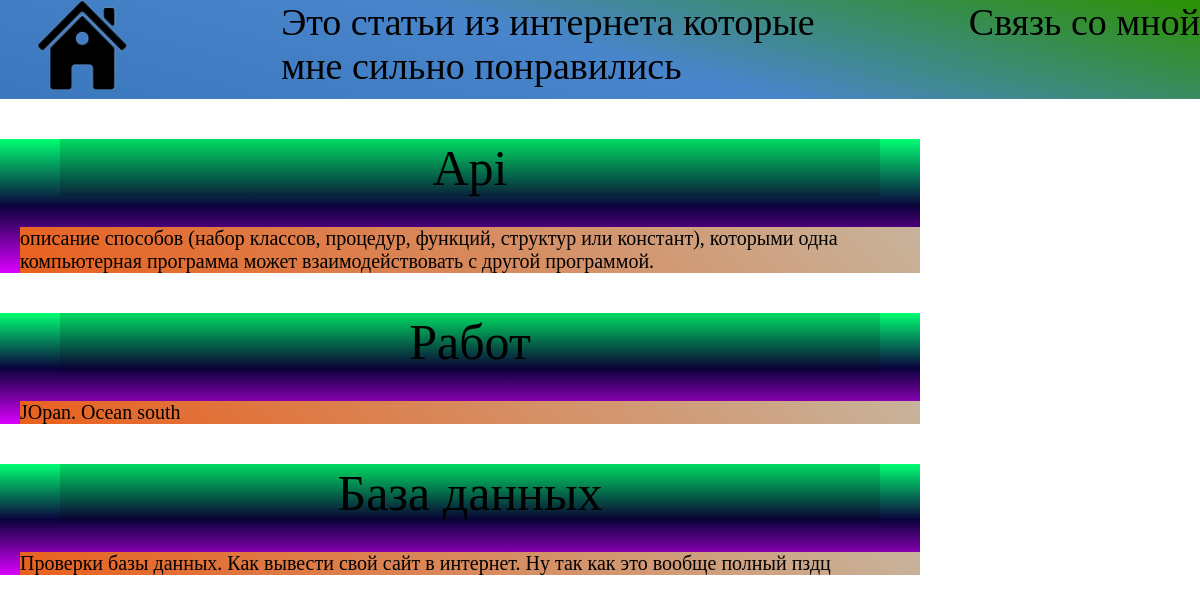
The page /articles/ on the database as committed earlier.
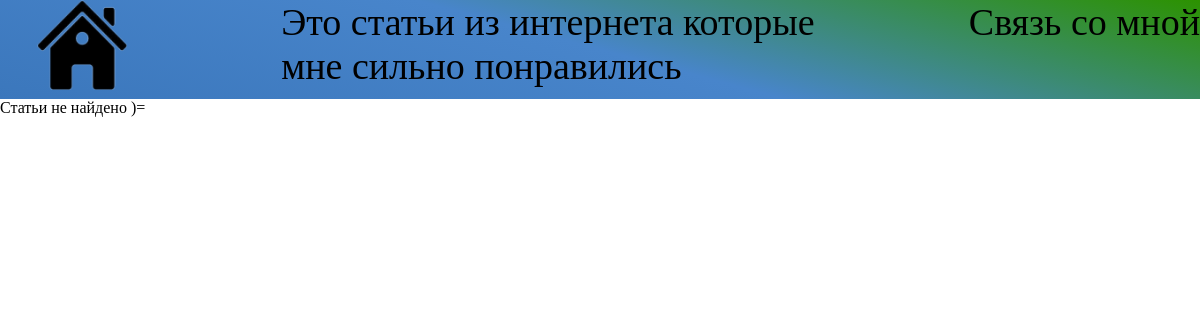
The same page on the database as committed later.
### Sport/apps/articles/models.py (models this page shows, shortened)
class Article(models.Model):
	article_title = models.CharField('Название статьи', max_length = 200)
	article_text = models.TextField('Текст статьи')
	pub_date = models.DateTimeField('Data')
	class Meta:
		verbose_name = 'Статья'
		verbose_name_plural = 'Статьи'

### Sport/apps/articles/views.py (the view)
# urls.py: path('',views.index, name='index'),
def index(request):
	latest_articles_list = Article.objects.order_by('-pub_date')[:5]
	return render(request, 'articles/list.html', {'latest_articles_list': latest_articles_list})

### Sport/templates/articles/list.html (shortened to what this page needs)
{% extends 'base.html' %}
{% block content %}
	{% if latest_articles_list %}
		{% for a in latest_articles_list %}
			<section class="articles-container">
				<div class="name-article">
					<a href="{% url 'articles:detail' a.id %}">{{a.article_title}}</a>
				</div>
				<div class="text-article">
					<p>{{a.article_text}}</p>
				</div>
			</section>
		{% endfor %}
	{% else %}
		Статьи не найдено )=
	{% endif %}
{% endblock %}

### Sport/templates/base.html (shortened to what this page needs)
{% load static %}
<!DOCTYPE html>
<html lang ="en">
<head>
	<link rel="stylesheet" href="{% static 'css/base.css' %}">
</head>
<body>
	<head>
		<div class="head-container">
			<nav role=navigation>
				<ul class="head-navigation">
					<li><a href="/"><img src="{% static 'img/home.png' %}" alt=""></a></li>
					<li><p>Это статьи из интернета которые<br> мне сильно понравились</p>
					</li>
					<li><a href="https://vk.com/id195668922">Связь со мной</a></li>
				</ul>
			</nav>
		</div>
	</head>
	{% block content %}{% endblock %}
</body>
</html>

### static/css/base.css (style rules this page uses)
* { margin: 0; padding: 0; }
body { font-family: 'Mansalva', cursive; background: url(images/base-body-bacground.jpg) cover; background-repeat: round; }
li { list-style: none; display: flex; }
a { text-decoration: none; color: #000; }
.head-navigation img { margin-left: 37px; width: 90px; height: 90px; }
.head-navigation { display: flex; justify-content: space-between; font-size: 38px; background: linear-gradient(15deg, #3b77bc, #4885cb, #2c9200); width: 100%; color: #000; }

Rows that differ between the two databases and show on the page:
removed Article: article_title "Api", article_text "описание способов (набор классов, процедур, функций, структур или констант), которыми одна компьютерная программа может взаимодействовать с другой программой."
removed Article: article_title "Работ", article_text "JOpan. Ocean south"
removed Article: article_title "База данных", article_text "Проверки базы данных. Как вывести свой сайт в интернет. Ну так как это вообще полный пздц"
Other text that changed with them:
text now shown: "Статьи не найдено )="
